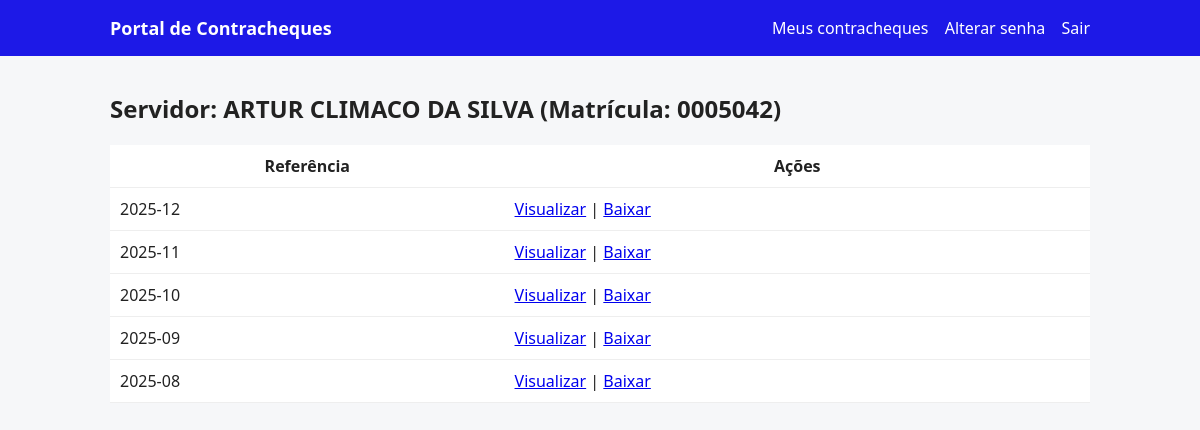
The page /dashboard (signed in) on the database as committed earlier.
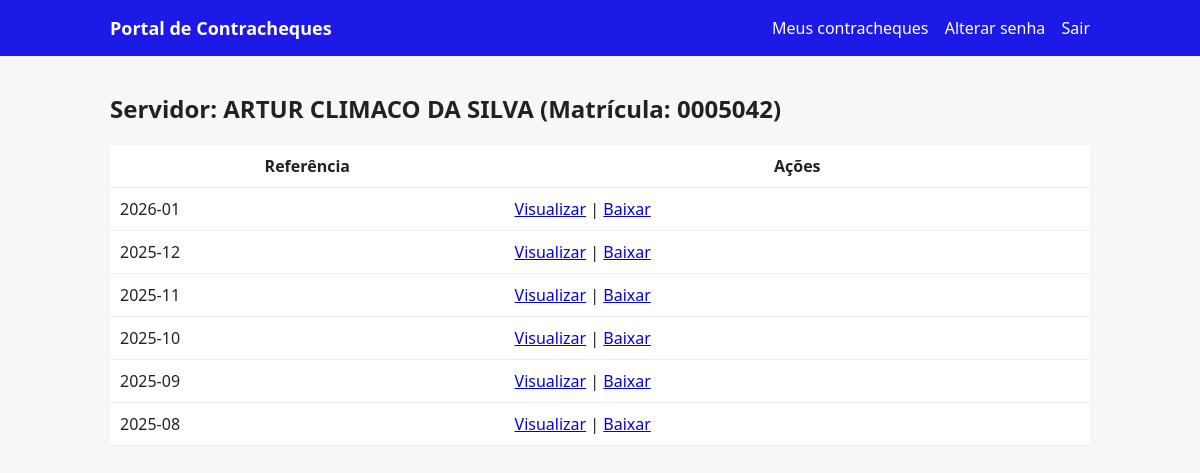
The same page on the database as committed later.
### tables this page shows
CREATE TABLE users (
    id INTEGER PRIMARY KEY AUTOINCREMENT,
    matricula TEXT NOT NULL UNIQUE,
    nome TEXT,
    password_hash TEXT NOT NULL,
    must_change_password INTEGER NOT NULL DEFAULT 1
);

CREATE TABLE payslips (
    id INTEGER PRIMARY KEY AUTOINCREMENT,
    user_id INTEGER NOT NULL,
    referencia TEXT NOT NULL,
    file_path TEXT NOT NULL,
    UNIQUE(user_id, referencia),
    FOREIGN KEY (user_id) REFERENCES users(id) ON DELETE CASCADE
);

### app_sqlite.py (the view)
@app.route("/dashboard")
@login_required
def dashboard():
    uid = current_user_id()
    conn = get_db()
    cur = conn.cursor()
    cur.execute("SELECT matricula, COALESCE(nome,'') FROM users WHERE id=?", (uid,))
    row = cur.fetchone()
    matricula = row[0] if row else ""
    nome = row[1] or "Nome não cadastrado"
    cur.execute(
        """
        SELECT referencia, file_path
        FROM payslips
        WHERE user_id=?
        ORDER BY (referencia IS NULL) ASC, referencia DESC, id DESC
        """,
        (uid,)
    )
    payslips = cur.fetchall()
    cur.close()
    conn.close()
    normalized = []
    for ref, file_path in payslips:
        abs_path = _normalize_to_abs(file_path)
        normalized.append({
            "referencia": ref or "sem-ref",
            "abs_path": abs_path
        })
    return render_template("dashboard.html",
                           payslips=normalized,
                           matricula=matricula,
                           nome=nome)

### app_sqlite.py (called while the page is built)
def get_db():
    conn = sqlite3.connect(DB_PATH)
    conn.row_factory = sqlite3.Row
    conn.execute("PRAGMA journal_mode=WAL;")
    conn.execute("PRAGMA synchronous=NORMAL;")
    conn.execute("PRAGMA foreign_keys=ON;")
    return conn

def _normalize_to_abs(p: str) -> str:
    p = (p or "").replace("\\", "/")
    P = Path(p)
    if not P.is_absolute():
        P = Path(os.getcwd()) / P
    return str(P.resolve())

def current_user_id():
    return session.get("user_id")

def login_required(fn):
    from functools import wraps
    @wraps(fn)
    def wrapper(*args, **kwargs):
        if not current_user_id():
            return redirect(url_for("login"))
        return fn(*args, **kwargs)
    return wrapper

### templates/dashboard.html
{% extends "base.html" %}
{% block content %}
<h2>Servidor: {{ nome }} (Matrícula: {{ matricula }})</h2>
{% if payslips %}
<table class="table">
  <thead>
    <tr>
      <th>Referência</th>
      <th>Ações</th>
    </tr>
  </thead>
  <tbody>
  {% for p in payslips %}
    <tr>
      <td>{{ p.referencia }}</td>
      <td>
        <a href="{{ url_for('view_pdf', path=p.abs_path) }}" target="_blank">Visualizar</a> |
        <a href="{{ url_for('download_pdf', path=p.abs_path) }}">Baixar</a>
      </td>
    </tr>
  {% endfor %}
  </tbody>
</table>
{% else %}
<p>Não há contracheques disponíveis.</p>
{% endif %}
{% endblock %}

### templates/base.html (shortened to what this page needs)
<!doctype html>
<html lang="pt-br">
<head>
  <link href="{{ url_for('static', filename='style.css') }}" rel="stylesheet">
</head>
<body>
  <header class="topbar">
    <div class="container">
      <h1>Portal de Contracheques</h1>
      {% if session.user_id %}
      <nav>
        <a href="{{ url_for('dashboard') }}">Meus contracheques</a>
        <a href="{{ url_for('change_password') }}">Alterar senha</a>
        <a href="{{ url_for('logout') }}">Sair</a>
      </nav>
      {% endif %}
    </div>
  </header>
  <main class="container">
    {% block content %}{% endblock %}
  </main>
</body>
</html>

### static/style.css (style rules this page uses)
body { font-family: system-ui, -apple-system, "Segoe UI", Roboto, Arial, sans-serif; margin:0; background:#f6f7f9; color:#222; }
.container { max-width: 980px; margin: 0 auto; padding: 16px; }
.topbar { background: rgb(29, 25, 231); color: #fff; }
.topbar .container { display:flex; align-items:center; justify-content:space-between; }
.topbar h1 { font-size: 18px; margin: 0; }
.topbar nav a { color: #fff; margin-left: 12px; text-decoration: none; }
.table { width:100%; border-collapse: collapse; background:#fff; }
.table th, .table td { padding:10px; border-bottom:1px solid #eee; }

Rows that differ between the two databases and show on the page:
added payslips: referencia "2026-01"
